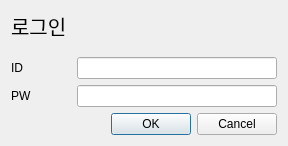
<?xml version="1.0" encoding="UTF-8"?>
<ui version="4.0">
 <class>Dialog</class>
 <widget class="QDialog" name="Dialog">
  <property name="geometry">
   <rect>
    <x>0</x>
    <y>0</y>
    <width>288</width>
    <height>146</height>
   </rect>
  </property>
  <property name="windowTitle">
   <string>로그인 창</string>
  </property>
  <layout class="QGridLayout" name="gridLayout_2">
   <item row="0" column="0">
    <layout class="QGridLayout" name="gridLayout">
     <item row="0" column="0">
      <widget class="QLabel" name="label_title_login">
       <property name="font">
        <font>
         <family>휴먼둥근헤드라인</family>
         <pointsize>15</pointsize>
        </font>
       </property>
       <property name="text">
        <string>로그인 </string>
       </property>
      </widget>
     </item>
     <item row="3" column="0">
      <widget class="QLabel" name="label_pw">
       <property name="text">
        <string>PW</string>
       </property>
      </widget>
     </item>
     <item row="2" column="0">
      <widget class="QLabel" name="label_id">
       <property name="text">
        <string>ID</string>
       </property>
      </widget>
     </item>
     <item row="3" column="1">
      <widget class="QLineEdit" name="line_edit_pw">
       <property name="sizePolicy">
        <sizepolicy hsizetype="Expanding" vsizetype="Expanding">
         <horstretch>0</horstretch>
         <verstretch>0</verstretch>
        </sizepolicy>
       </property>
      </widget>
     </item>
     <item row="2" column="1">
      <widget class="QLineEdit" name="line_edit_id">
       <property name="sizePolicy">
        <sizepolicy hsizetype="Expanding" vsizetype="Expanding">
         <horstretch>0</horstretch>
         <verstretch>0</verstretch>
        </sizepolicy>
       </property>
      </widget>
     </item>
     <item row="1" column="0">
      <spacer name="verticalSpacer">
       <property name="orientation">
        <enum>Qt::Orientation::Vertical</enum>
       </property>
       <property name="sizeHint" stdset="0">
        <size>
         <width>20</width>
         <height>40</height>
        </size>
       </property>
      </spacer>
     </item>
    </layout>
   </item>
   <item row="1" column="0">
    <widget class="QDialogButtonBox" name="buttonBox">
     <property name="orientation">
      <enum>Qt::Orientation::Horizontal</enum>
     </property>
     <property name="standardButtons">
      <set>QDialogButtonBox::StandardButton::Cancel|QDialogButtonBox::StandardButton::Ok</set>
     </property>
    </widget>
   </item>
  </layout>
 </widget>
 <resources/>
 <connections>
  <connection>
   <sender>buttonBox</sender>
   <signal>accepted()</signal>
   <receiver>Dialog</receiver>
   <slot>accept()</slot>
   <hints>
    <hint type="sourcelabel">
     <x>248</x>
     <y>254</y>
    </hint>
    <hint type="destinationlabel">
     <x>157</x>
     <y>274</y>
    </hint>
   </hints>
  </connection>
  <connection>
   <sender>buttonBox</sender>
   <signal>rejected()</signal>
   <receiver>Dialog</receiver>
   <slot>reject()</slot>
   <hints>
    <hint type="sourcelabel">
     <x>316</x>
     <y>260</y>
    </hint>
    <hint type="destinationlabel">
     <x>286</x>
     <y>274</y>
    </hint>
   </hints>
  </connection>
 </connections>
</ui>
